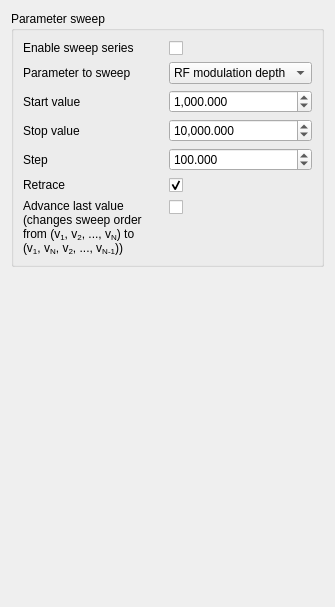
         <widget class="QWidget" name="ParamSweepTab">
          <attribute name="title">
           <string>Measurement series</string>
          </attribute>
          <layout class="QVBoxLayout" name="verticalLayout_8">
           <item>
            <widget class="QGroupBox" name="GBParamSweep">
             <property name="title">
              <string>Parameter sweep</string>
             </property>
             <layout class="QVBoxLayout" name="verticalLayout_2">
              <item>
               <layout class="QFormLayout" name="formLayout_5">
                <item row="0" column="0">
                 <widget class="QLabel" name="LParamSweepEnable">
                  <property name="text">
                   <string>Enable sweep series</string>
                  </property>
                 </widget>
                </item>
                <item row="0" column="1">
                 <widget class="QCheckBox" name="CBParamSweepEnable">
                  <property name="minimumSize">
                   <size>
                    <width>0</width>
                    <height>16</height>
                   </size>
                  </property>
                 </widget>
                </item>
                <item row="1" column="0">
                 <widget class="QLabel" name="LParamSweepType">
                  <property name="text">
                   <string>Parameter to sweep</string>
                  </property>
                 </widget>
                </item>
                <item row="1" column="1">
                 <widget class="QComboBox" name="CBParamSweepType">
                  <item>
                   <property name="text">
                    <string>RF modulation depth</string>
                   </property>
                  </item>
                  <item>
                   <property name="text">
                    <string>RF power</string>
                   </property>
                  </item>
                 </widget>
                </item>
                <item row="2" column="0">
                 <widget class="QLabel" name="LParamSweepStart">
                  <property name="text">
                   <string>Start value</string>
                  </property>
                 </widget>
                </item>
                <item row="2" column="1">
                 <widget class="QDoubleSpinBox" name="SBParamSweepStart">
                  <property name="keyboardTracking">
                   <bool>false</bool>
                  </property>
                  <property name="showGroupSeparator" stdset="0">
                   <bool>true</bool>
                  </property>
                  <property name="decimals">
                   <number>3</number>
                  </property>
                  <property name="minimum">
                   <double>-1000000.000000000000000</double>
                  </property>
                  <property name="maximum">
                   <double>1000000.000000000000000</double>
                  </property>
                  <property name="value">
                   <double>1000.000000000000000</double>
                  </property>
                 </widget>
                </item>
                <item row="3" column="0">
                 <widget class="QLabel" name="LParamSweepStop">
                  <property name="text">
                   <string>Stop value</string>
                  </property>
                 </widget>
                </item>
                <item row="3" column="1">
                 <widget class="QDoubleSpinBox" name="SBParamSweepStop">
                  <property name="keyboardTracking">
                   <bool>false</bool>
                  </property>
                  <property name="showGroupSeparator" stdset="0">
                   <bool>true</bool>
                  </property>
                  <property name="decimals">
                   <number>3</number>
                  </property>
                  <property name="minimum">
                   <double>-1000000.000000000000000</double>
                  </property>
                  <property name="maximum">
                   <double>1000000.000000000000000</double>
                  </property>
                  <property name="value">
                   <double>10000.000000000000000</double>
                  </property>
                 </widget>
                </item>
                <item row="4" column="0">
                 <widget class="QLabel" name="LParamSweepStep">
                  <property name="text">
                   <string>Step</string>
                  </property>
                 </widget>
                </item>
                <item row="4" column="1">
                 <widget class="QDoubleSpinBox" name="SBParamSweepStep">
                  <property name="keyboardTracking">
                   <bool>false</bool>
                  </property>
                  <property name="showGroupSeparator" stdset="0">
                   <bool>true</bool>
                  </property>
                  <property name="decimals">
                   <number>3</number>
                  </property>
                  <property name="minimum">
                   <double>0.001000000000000</double>
                  </property>
                  <property name="maximum">
                   <double>100000.000000000000000</double>
                  </property>
                  <property name="value">
                   <double>100.000000000000000</double>
                  </property>
                 </widget>
                </item>
                <item row="5" column="0">
                 <widget class="QLabel" name="LParamSweepRetrace">
                  <property name="text">
                   <string>Retrace</string>
                  </property>
                 </widget>
                </item>
                <item row="5" column="1">
                 <widget class="QCheckBox" name="CBParamSweepRetrace">
                  <property name="minimumSize">
                   <size>
                    <width>0</width>
                    <height>16</height>
                   </size>
                  </property>
                  <property name="checked">
                   <bool>true</bool>
                  </property>
                 </widget>
                </item>
                <item row="6" column="0">
                 <widget class="QLabel" name="LParamSweepAdvanceLastValue">
                  <property name="minimumSize">
                   <size>
                    <width>140</width>
                    <height>0</height>
                   </size>
                  </property>
                  <property name="text">
                   <string>&lt;html&gt;&lt;head/&gt;&lt;body&gt;&lt;p&gt;Advance last value (changes sweep order from (v&lt;span style=&quot; vertical-align:sub;&quot;&gt;1&lt;/span&gt;,&amp;nbsp;v&lt;span style=&quot; vertical-align:sub;&quot;&gt;2&lt;/span&gt;,&amp;nbsp;...,&amp;nbsp;v&lt;span style=&quot; vertical-align:sub;&quot;&gt;N&lt;/span&gt;) to (v&lt;span style=&quot; vertical-align:sub;&quot;&gt;1&lt;/span&gt;,&amp;nbsp;v&lt;span style=&quot; vertical-align:sub;&quot;&gt;N&lt;/span&gt;,&amp;nbsp;v&lt;span style=&quot; vertical-align:sub;&quot;&gt;2&lt;/span&gt;,&amp;nbsp;...,&amp;nbsp;v&lt;span style=&quot; vertical-align:sub;&quot;&gt;N-1&lt;/span&gt;))&lt;/p&gt;&lt;/body&gt;&lt;/html&gt;</string>
                  </property>
                  <property name="wordWrap">
                   <bool>true</bool>
                  </property>
                 </widget>
                </item>
                <item row="6" column="1">
                 <widget class="QCheckBox" name="CBParamSweepAdvanceLastValue">
                  <property name="minimumSize">
                   <size>
                    <width>0</width>
                    <height>16</height>
                   </size>
                  </property>
                 </widget>
                </item>
               </layout>
              </item>
             </layout>
            </widget>
           </item>
           <item>
            <spacer name="verticalSpacer_3">
             <property name="orientation">
              <enum>Qt::Vertical</enum>
             </property>
             <property name="sizeHint" stdset="0">
              <size>
               <width>20</width>
               <height>329</height>
              </size>
             </property>
            </spacer>
           </item>
          </layout>
         </widget>
